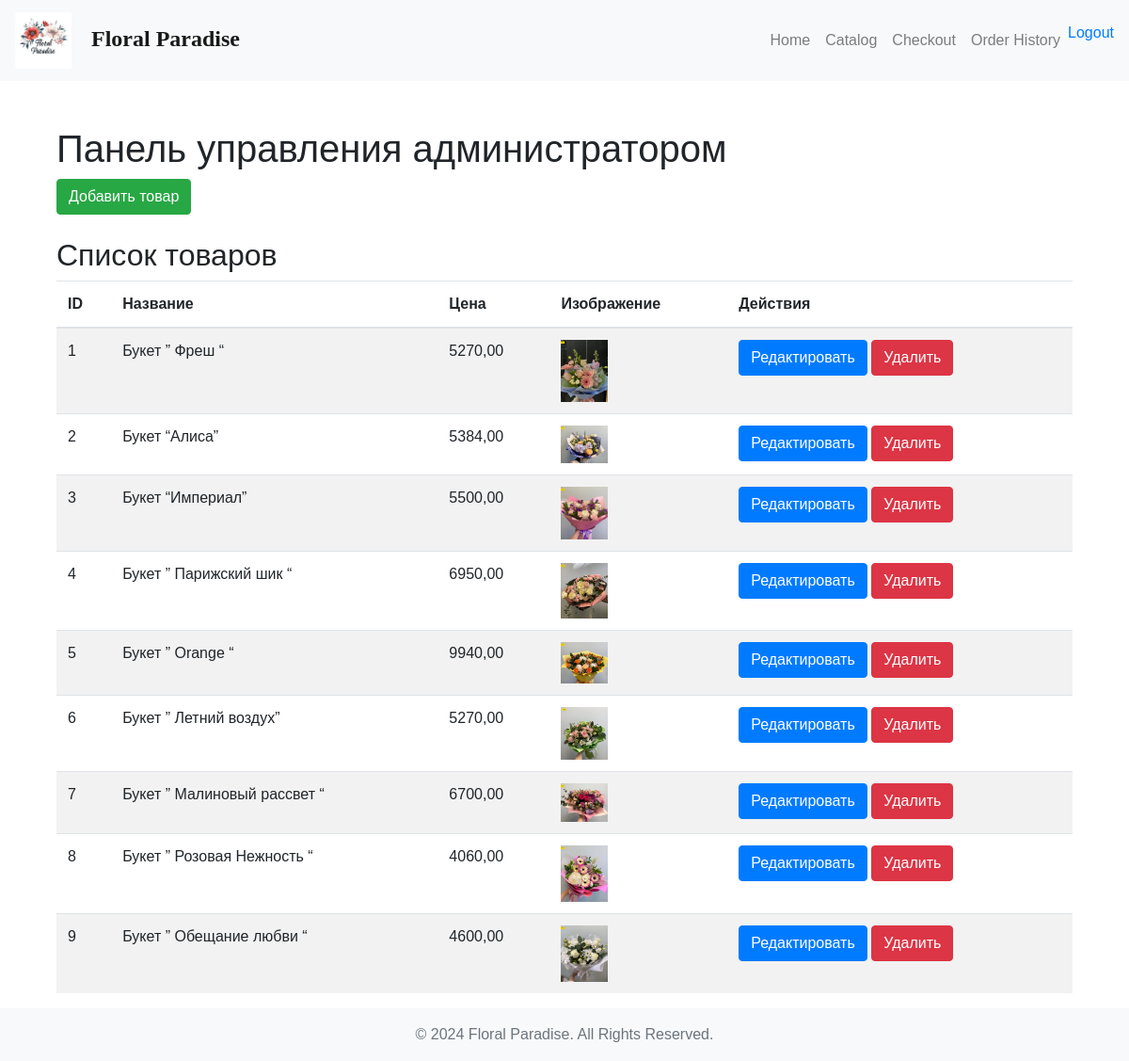
Screenshot of /admin-dashboard/ (signed in) with the database file from the repository.
### orders/models.py (models this page shows, shortened)
class Product(models.Model):
    name = models.CharField('Название букета', max_length=50)
    price = models.DecimalField('Стоимость', max_digits=10, decimal_places=2)
    image = models.ImageField('Фото', upload_to=product_image_upload_path, blank=True, null=True)
    description = models.TextField('Описание')
    class Meta:
        verbose_name = 'Букет'
        verbose_name_plural = 'Букеты'

### orders/views.py (the view)
# urls.py: path('admin-dashboard/', views.admin_dashboard, name='admin_dashboard'),
@staff_member_required
def admin_dashboard(request):
    products = Product.objects.all()
    return render(request, 'orders/admin_dashboard.html', {'products': products})

### orders/templates/orders/admin_dashboard.html
{% extends 'orders/base.html' %}
{% block content %}
    <div class="container mt-5">
        <h1>Панель управления администратором</h1>
        <div class="mb-4">
            <a href="{% url 'add_product' %}" class="btn btn-success">Добавить товар</a>
        </div>
        <h2>Список товаров</h2>
        <table class="table table-striped">
            <thead>
                <tr>
                    <th>ID</th>
                    <th>Название</th>
                    <th>Цена</th>
                    <th>Изображение</th>
                    <th>Действия</th>
                </tr>
            </thead>
            <tbody>
                {% for product in products %}
                <tr>
                    <td>{{ product.id }}</td>
                    <td>{{ product.name }}</td>
                    <td>{{ product.price }}</td>
                    <td><img src="{{ product.image.url }}" alt="{{ product.name }}" width="50"></td>
                    <td>
                        <a href="{% url 'edit_product' product.id %}" class="btn btn-primary">Редактировать</a>
                        <a href="{% url 'delete_product' product.id %}" class="btn btn-danger">Удалить</a>
                    </td>
                </tr>
                {% endfor %}
            </tbody>
        </table>
    </div>
{% endblock %}

### orders/static/orders/css/styles.css (style rules this page uses)
body { font-family: Arial, sans-serif; }
.btn-primary { background-color: #007bff; border-color: #007bff; }

### rows the page displays
Product: id "1", name "Букет ” Фреш “", price "5270,00", image (picture)
Product: id "2", name "Букет “Алиса”", price "5384,00", image (picture)
Product: id "3", name "Букет “Империал”", price "5500,00", image (picture)
Product: id "4", name "Букет ” Парижский шик “", price "6950,00", image (picture)
Product: id "5", name "Букет ” Orange “", price "9940,00", image (picture)
Product: id "6", name "Букет ” Летний воздух”", price "5270,00", image (picture)
Product: id "7", name "Букет ” Малиновый рассвет “", price "6700,00", image (picture)
Product: id "8", name "Букет ” Розовая Нежность “", price "4060,00", image (picture)
Product: id "9", name "Букет ” Обещание любви “", price "4600,00", image (picture)
